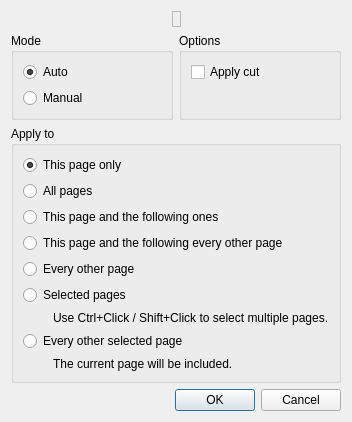
<?xml version="1.0" encoding="UTF-8"?>
<ui version="4.0">
 <class>page_split::SplitModeDialog</class>
 <widget class="QDialog" name="page_split::SplitModeDialog">
  <property name="windowModality">
   <enum>Qt::WindowModal</enum>
  </property>
  <property name="geometry">
   <rect>
    <x>0</x>
    <y>0</y>
    <width>330</width>
    <height>383</height>
   </rect>
  </property>
  <property name="windowTitle">
   <string>Split Pages</string>
  </property>
  <layout class="QVBoxLayout" name="verticalLayout_4">
   <item>
    <layout class="QHBoxLayout" name="horizontalLayout">
     <item>
      <spacer>
       <property name="orientation">
        <enum>Qt::Horizontal</enum>
       </property>
       <property name="sizeHint" stdset="0">
        <size>
         <width>1</width>
         <height>1</height>
        </size>
       </property>
      </spacer>
     </item>
     <item>
      <widget class="QLabel" name="layoutTypeLabel">
       <property name="frameShape">
        <enum>QFrame::StyledPanel</enum>
       </property>
      </widget>
     </item>
     <item>
      <spacer>
       <property name="orientation">
        <enum>Qt::Horizontal</enum>
       </property>
       <property name="sizeHint" stdset="0">
        <size>
         <width>1</width>
         <height>1</height>
        </size>
       </property>
      </spacer>
     </item>
    </layout>
   </item>
   <item>
    <layout class="QHBoxLayout" name="horizontalLayout_3">
     <item>
      <widget class="QGroupBox" name="groupBox">
       <property name="title">
        <string>Mode</string>
       </property>
       <layout class="QVBoxLayout">
        <item>
         <widget class="QRadioButton" name="modeAuto">
          <property name="text">
           <string>Auto</string>
          </property>
          <property name="checked">
           <bool>true</bool>
          </property>
         </widget>
        </item>
        <item>
         <widget class="QRadioButton" name="modeManual">
          <property name="text">
           <string>Manual</string>
          </property>
         </widget>
        </item>
       </layout>
      </widget>
     </item>
     <item>
      <widget class="QGroupBox" name="optionsBox">
       <property name="title">
        <string>Options</string>
       </property>
       <layout class="QVBoxLayout" name="verticalLayout_3">
        <item>
         <widget class="QCheckBox" name="applyCutOption">
          <property name="text">
           <string>Apply cut</string>
          </property>
         </widget>
        </item>
        <item>
         <spacer name="verticalSpacer">
          <property name="orientation">
           <enum>Qt::Vertical</enum>
          </property>
          <property name="sizeHint" stdset="0">
           <size>
            <width>1</width>
            <height>1</height>
           </size>
          </property>
         </spacer>
        </item>
       </layout>
      </widget>
     </item>
    </layout>
   </item>
   <item>
    <widget class="QGroupBox" name="groupBox_2">
     <property name="title">
      <string>Apply to</string>
     </property>
     <layout class="QVBoxLayout" name="verticalLayout">
      <item>
       <widget class="QRadioButton" name="thisPageRB">
        <property name="text">
         <string>This page only</string>
        </property>
        <property name="checked">
         <bool>true</bool>
        </property>
       </widget>
      </item>
      <item>
       <widget class="QRadioButton" name="allPagesRB">
        <property name="text">
         <string>All pages</string>
        </property>
       </widget>
      </item>
      <item>
       <widget class="QRadioButton" name="thisPageAndFollowersRB">
        <property name="text">
         <string>This page and the following ones</string>
        </property>
       </widget>
      </item>
      <item>
       <widget class="QRadioButton" name="thisEveryOtherRB">
        <property name="text">
         <string>This page and the following every other page</string>
        </property>
       </widget>
      </item>
      <item>
       <widget class="QRadioButton" name="everyOtherRB">
        <property name="text">
         <string>Every other page</string>
        </property>
       </widget>
      </item>
      <item>
       <widget class="QRadioButton" name="selectedPagesRB">
        <property name="text">
         <string>Selected pages</string>
        </property>
       </widget>
      </item>
      <item>
       <layout class="QHBoxLayout" name="horizontalLayout_2">
        <property name="spacing">
         <number>0</number>
        </property>
        <item>
         <spacer name="horizontalSpacer_5">
          <property name="orientation">
           <enum>Qt::Horizontal</enum>
          </property>
          <property name="sizeType">
           <enum>QSizePolicy::Fixed</enum>
          </property>
          <property name="sizeHint" stdset="0">
           <size>
            <width>30</width>
            <height>1</height>
           </size>
          </property>
         </spacer>
        </item>
        <item>
         <widget class="QLabel" name="selectedPagesHint">
          <property name="textRole" stdset="0">
          <string notr="true">small</string>
         </property>
          <property name="text">
           <string>Use Ctrl+Click / Shift+Click to select multiple pages.</string>
          </property>
         </widget>
        </item>
       </layout>
      </item>
      <item>
       <widget class="QRadioButton" name="everyOtherSelectedRB">
        <property name="text">
         <string>Every other selected page</string>
        </property>
       </widget>
      </item>
      <item>
       <layout class="QHBoxLayout" name="horizontalLayout_4">
        <item>
         <spacer name="horizontalSpacer_6">
          <property name="orientation">
           <enum>Qt::Horizontal</enum>
          </property>
          <property name="sizeType">
           <enum>QSizePolicy::Fixed</enum>
          </property>
          <property name="sizeHint" stdset="0">
           <size>
            <width>30</width>
            <height>1</height>
           </size>
          </property>
         </spacer>
        </item>
        <item>
         <widget class="QLabel" name="everyOtherSelectedHint">
          <property name="textRole" stdset="0">
          <string notr="true">small</string>
         </property>
          <property name="text">
           <string>The current page will be included.</string>
          </property>
         </widget>
        </item>
       </layout>
      </item>
     </layout>
    </widget>
   </item>
   <item>
    <spacer>
     <property name="orientation">
      <enum>Qt::Vertical</enum>
     </property>
     <property name="sizeHint" stdset="0">
      <size>
       <width>1</width>
       <height>1</height>
      </size>
     </property>
    </spacer>
   </item>
   <item>
    <widget class="QDialogButtonBox" name="buttonBox">
     <property name="orientation">
      <enum>Qt::Horizontal</enum>
     </property>
     <property name="standardButtons">
      <set>QDialogButtonBox::Cancel|QDialogButtonBox::Ok</set>
     </property>
    </widget>
   </item>
  </layout>
 </widget>
 <resources/>
 <connections>
  <connection>
   <sender>buttonBox</sender>
   <signal>rejected()</signal>
   <receiver>page_split::SplitModeDialog</receiver>
   <slot>reject()</slot>
   <hints>
    <hint type="sourcelabel">
     <x>316</x>
     <y>260</y>
    </hint>
    <hint type="destinationlabel">
     <x>286</x>
     <y>274</y>
    </hint>
   </hints>
  </connection>
 </connections>
</ui>
